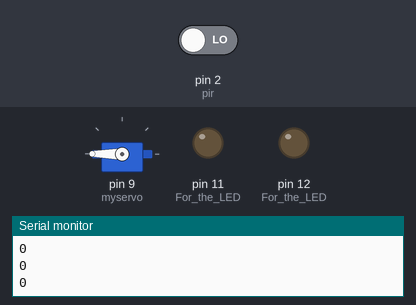
Bench run of a sketch on a simulated Arduino Uno, built with avr-gcc and run on an emulated ATmega328P. On the bench: servo, output pins drawn as LEDs (lit = HIGH), the last lines printed to the serial monitor. Inputs (shaded band) come from the test bench; at power-on: pin 2 (pir) LOW.

Above: at 1.2 s.
1.3 s: pin 2 (pir) driven HIGH
At 2.2 s:
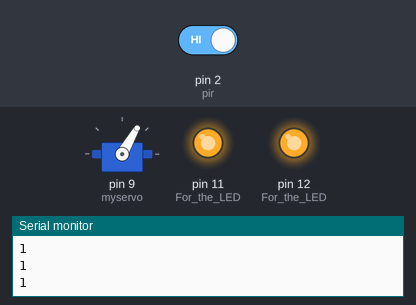
2.8 s: pin 2 (pir) driven LOW
At 3.7 s:
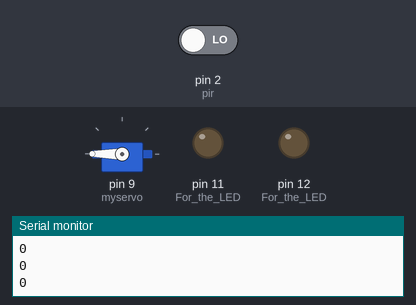
Timing chart, 0 to 5.8 s (numbered marks = the images above; inputs shaded):
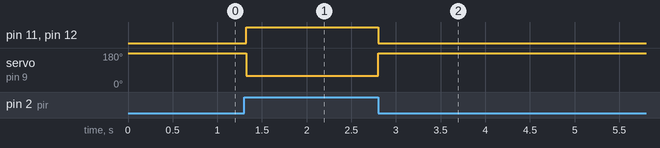

The sketch:

TREBALL_HALLOWEEN.ino
```cpp
/*
 Skull
 Usoso Academics
 Grup: 201
 Maria Casas & Joan Conill

*/


#include <Servo.h> // We specify which servo we will use, and we let the system know that we will use a servo motor.

Servo myservo; // We give a name to the servo.
const int pir = 2; // We used a sensor, so we let the program know in witch pin is conected on the Arduino.


// the setup routine runs once when you press reset:
void setup() {
  // initialize serial communication at 9600 bits per second:
  Serial.begin(9600); // it begins to start the functions of the sensor.
  // make the pushbutton's pin an input:
  pinMode(pir, INPUT); // We set the sensor as a Input, because it gives information to the system.
  pinMode (12, OUTPUT); // For the LED's, we first set them as an Output, because projects information out of the system. We also set the exact pin number.
  pinMode (11, OUTPUT); // For the LED's, we first set them as an Output, because projects information out of the system. We also set the exact pin number.
  myservo.attach (9); // We attach the servo to an exact pin number, number 9 in this case.
}

// the loop routine runs over and over again forever:
void loop() {
  if (digitalRead (pir) ) { // We set a condition, so when the sensor detacts a movemnt, it does the following.
    myservo.write(60); // The final position of the servo.
    digitalWrite (11, HIGH); // When the sensor recievs movemnt, it lights the LED.
    digitalWrite (12, HIGH); // When the sensor recievs movemnt, it lights the LED.

  }
  else { // So when the sensor doesn't percive any data, it does the following.
    myservo.write (180); // Start position of the servo.
    digitalWrite (11, LOW); // It tourns off the LED light, when the sensor is not operative.
    digitalWrite (12, LOW); // It tourns off the LED light, when the sensor is not operative.

  }
  Serial.println(digitalRead(pir)); // It prints the data revived by the sensor on the Monitor sèrie.
  delay(30); // delay in between reads for stability in this case 0,3s.

}
```

Measured:
- after the input at 1.3 s, pin 11 (For_the_LED), pin 12 (For_the_LED): LOW → HIGH at once; servo on pin 9 (myservo): 180° → 60° at once
- after the input at 2.8 s, pin 11 (For_the_LED), pin 12 (For_the_LED): HIGH → LOW at once; servo on pin 9 (myservo): 60° → 180° at once
